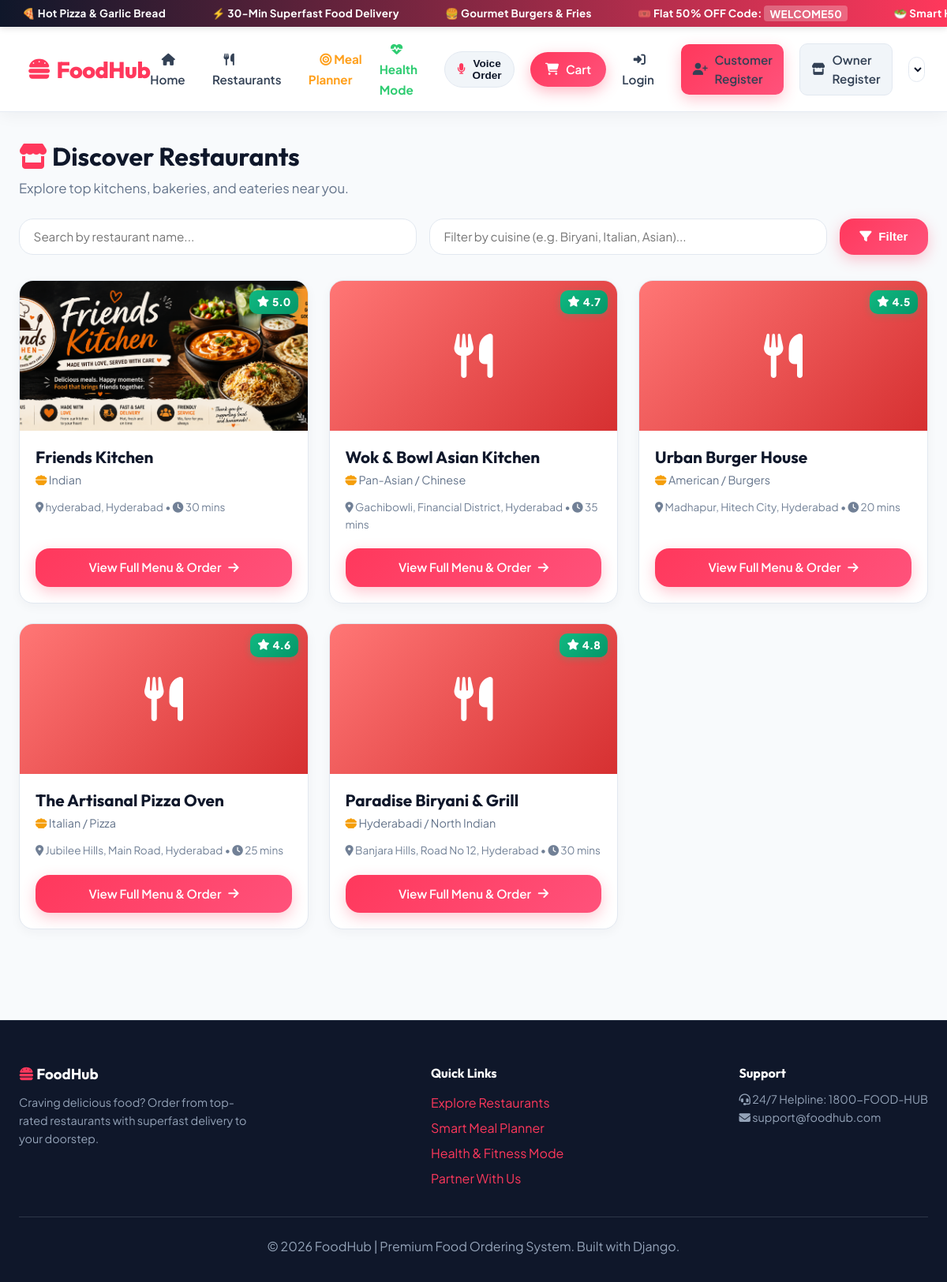
The page /restaurants/list/ on the database its author committed.
### restaurants/models.py (models this page shows, shortened)
class Restaurant(models.Model):
    STATUS_CHOICES = [
        ("Pending", "Pending"),
        ("Approved", "Approved"),
        ("Rejected", "Rejected"),
    ]
    owner = models.ForeignKey(
        settings.AUTH_USER_MODEL,
        on_delete=models.CASCADE,
        related_name="restaurants"
    )
    restaurant_name = models.CharField(max_length=150)
    description = models.TextField()
    phone = models.CharField(max_length=15)
    email = models.EmailField()
    address = models.TextField()
    city = models.CharField(max_length=100)
    state = models.CharField(max_length=100)
    pincode = models.CharField(max_length=10)
    cuisine = models.CharField(max_length=100)
    opening_time = models.TimeField()
    closing_time = models.TimeField()
    minimum_order = models.DecimalField(
        max_digits=8,
        decimal_places=2,
        default=0
    )
    delivery_time = models.PositiveIntegerField(
        help_text="Delivery time in minutes"
    )
    logo = models.ImageField(
        upload_to="restaurant/logo/",
        blank=True,
        null=True
    )
    cover_image = models.ImageField(
        upload_to="restaurant/cover/",
        blank=True,
        null=True
    )
    fssai_license = models.FileField(
        upload_to="restaurant/licenses/",
        blank=True,
        null=True
    )
    gst_number = models.CharField(
        max_length=30,
        blank=True
    )
    rating = models.DecimalField(
        max_digits=2,
        decimal_places=1,
        default=0
    )
    status = models.CharField(
        max_length=20,
        choices=STATUS_CHOICES,
        default="Pending"
    )
    created_at = models.DateTimeField(auto_now_add=True)

### restaurants/views.py (the view)
# urls.py: path("list/", views.restaurant_list, name="restaurant_list"),
def restaurant_list(request):
    restaurants = Restaurant.objects.all().order_by('-created_at')
    search = request.GET.get("search")
    if search:
        restaurants = restaurants.filter(restaurant_name__icontains=search)
    cuisine = request.GET.get("cuisine")
    if cuisine:
        restaurants = restaurants.filter(cuisine__icontains=cuisine)
    return render(
        request,
        "restaurants/restaurant_list.html",
        {
            "restaurants": restaurants,
            "search": search,
            "cuisine": cuisine,
        },
    )

### templates/restaurants/restaurant_list.html (shortened to what this page needs)
{% extends 'base.html' %}
{% block content %}
<div style="margin-bottom: 2rem;">
    <h1 style="margin-bottom: 0.5rem;"><i class="fa-solid fa-store" style="color: var(--primary-color);"></i> Discover Restaurants</h1>
    <p style="color: var(--text-muted); font-size: 1.05rem;">Explore top kitchens, bakeries, and eateries near you.</p>
    <form action="{% url 'restaurant_list' %}" method="GET" style="display: flex; gap: 1rem; margin-top: 1.5rem; flex-wrap: wrap;">
        <input type="text" name="search" class="form-control" placeholder="Search by restaurant name..." value="{{ search|default:'' }}" style="flex: 1; min-width: 250px;">
        <input type="text" name="cuisine" class="form-control" placeholder="Filter by cuisine (e.g. Biryani, Italian, Asian)..." value="{{ cuisine|default:'' }}" style="flex: 1; min-width: 250px;">
        <button type="submit" class="btn btn-primary"><i class="fa-solid fa-filter"></i> Filter</button>
    </form>
</div>
{% if restaurants %}
<div class="grid-3">
    {% for rest in restaurants %}
    <div class="card" style="display: flex; flex-direction: column; padding: 0; overflow: hidden;">
        <div style="height: 190px; background: #e2e8f0; position: relative;">
            {% if rest.cover_image %}
                <img src="{{ rest.cover_image.url }}" alt="{{ rest.restaurant_name }}" style="width: 100%; height: 100%; object-fit: cover;">
            {% else %}
                <div style="width: 100%; height: 100%; background: linear-gradient(135deg, #ff7675, #d63031); display: flex; align-items: center; justify-content: center; color: white; font-size: 3.5rem;">
                    <i class="fa-solid fa-utensils"></i>
                </div>
            {% endif %}
            <span class="rating-badge" style="position: absolute; top: 12px; right: 12px;">
                <i class="fa-solid fa-star"></i> {{ rest.rating }}
            </span>
        </div>
        <div style="padding: 1.25rem; flex: 1; display: flex; flex-direction: column; justify-content: space-between;">
            <div>
                <h3 style="font-size: 1.3rem; margin-bottom: 0.3rem;">{{ rest.restaurant_name }}</h3>
                <p style="color: var(--text-muted); font-size: 0.9rem; margin-bottom: 0.75rem;">
                    <i class="fa-solid fa-bowl-food" style="color: var(--secondary-color);"></i> {{ rest.cuisine }}
                </p>
                <p style="font-size: 0.85rem; color: #718096; margin-bottom: 1.25rem;">
                    <i class="fa-solid fa-location-dot"></i> {{ rest.address }}, {{ rest.city }} • <i class="fa-solid fa-clock"></i> {{ rest.delivery_time }} mins
                </p>
            </div>
            <a href="{% url 'restaurant_detail' rest.id %}" class="btn btn-primary btn-block">
                View Full Menu & Order <i class="fa-solid fa-arrow-right"></i>
            </a>
        </div>
    </div>
    {% endfor %}
</div>
{% endif %}
{% endblock %}

### templates/base.html (shortened to what this page needs)
{% load i18n static %}
<!DOCTYPE html>
<html lang="{{ LANGUAGE_CODE|default:'en' }}">
<head>
    <link rel="stylesheet" href="https://cdnjs.cloudflare.com/ajax/libs/font-awesome/6.5.2/css/all.min.css">
    <link rel="stylesheet" href="{% static 'css/style.css' %}">
</head>
<body>
<div class="top-animated-ticker">
    <div class="ticker-content">
        <span>🍕 Hot Pizza & Garlic Bread</span>
        <span>⚡ 30-Min Superfast Food Delivery</span>
        <span>🍔 Gourmet Burgers & Fries</span>
        <span>🎟️ Flat 50% OFF Code: <strong>WELCOME50</strong></span>
        <span>🥗 Smart Health & Fitness Mode</span>
    </div>
</div>
<nav class="navbar">
    <div class="logo">
        <a href="{% url 'home' %}">
            <i class="fa-solid fa-burger"></i> FoodHub
        </a>
    </div>
    <ul id="navMenu">
        {% if user.is_authenticated %}
            {% if user.role == 'restaurant' or user.role == 'owner' %}
                <li><a href="{% url 'restaurant_dashboard' %}"><i class="fa-solid fa-chart-line"></i> {% trans "Owner Dashboard" %}</a></li>
                <li><a href="{% url 'edit_restaurant' %}"><i class="fa-solid fa-store"></i> Manage Restaurant</a></li>
                <li><a href="{% url 'restaurant_menu' %}"><i class="fa-solid fa-bars-progress"></i> Manage Menu</a></li>
                <li><a href="{% url 'restaurant_orders' %}"><i class="fa-solid fa-clipboard-list"></i> Manage Orders</a></li>
                <li><a href="{% url 'restaurant_reviews' %}"><i class="fa-solid fa-sack-dollar"></i> Revenue & Reviews</a></li>
            {% elif user.role == 'delivery' %}
                <li><a href="{% url 'delivery_dashboard' %}"><i class="fa-solid fa-motorcycle"></i> Deliveries</a></li>
            {% else %}
                <li><a href="{% url 'home' %}"><i class="fa-solid fa-house"></i> {% trans "Customer Home" %}</a></li>
                <li><a href="{% url 'restaurant_list' %}"><i class="fa-solid fa-utensils"></i> {% trans "Restaurants" %}</a></li>
                <li><a href="{% url 'meal_planner' %}" style="color: #ff9f1a; font-weight: 700;"><i class="fa-solid fa-bullseye"></i> {% trans "Meal Planner" %}</a></li>
                <li><a href="{% url 'healthy_menu' %}" style="color: #2ecc71; font-weight: 700;"><i class="fa-solid fa-heart-pulse"></i> {% trans "Health Mode" %}</a></li>
                <li>
                    <button onclick="startVoiceRecognition()" class="btn btn-secondary btn-sm" style="border-radius: var(--radius-full); cursor: pointer; color: var(--dark-color);">
                        <i class="fa-solid fa-microphone" style="color: var(--primary-color);"></i> {% trans "Voice Order" %}
                    </button>
                </li>
                <li><a href="{% url 'cart_detail' %}" class="nav-cart-btn">
                    <i class="fa-solid fa-cart-shopping"></i> {% trans "Cart" %}
                    {% if cart_count > 0 %}<span class="cart-badge">{{ cart_count }}</span>{% endif %}
                </a></li>
                <li><a href="{% url 'customer_orders' %}"><i class="fa-solid fa-clock-rotate-left"></i> {% trans "Orders" %}</a></li>
            {% endif %}
            {% if user.is_superuser and user.role not in 'restaurant owner' %}
                <li><a href="{% url 'restaurant_dashboard' %}"><i class="fa-solid fa-user-shield"></i> Admin Dashboard</a></li>
            {% endif %}
            <li><a href="{% url 'profile' %}"><i class="fa-solid fa-user-gear"></i> {% trans "Profile" %}</a></li>
            <li><a href="{% url 'logout' %}" style="color: #e53e3e;"><i class="fa-solid fa-right-from-bracket"></i> {% trans "Logout" %}</a></li>
        {% else %}
            <li><a href="{% url 'home' %}"><i class="fa-solid fa-house"></i> {% trans "Home" %}</a></li>
            <li><a href="{% url 'restaurant_list' %}"><i class="fa-solid fa-utensils"></i> {% trans "Restaurants" %}</a></li>
            <li><a href="{% url 'meal_planner' %}" style="color: #ff9f1a; font-weight: 700;"><i class="fa-solid fa-bullseye"></i> {% trans "Meal Planner" %}</a></li>
            <li><a href="{% url 'healthy_menu' %}" style="color: #2ecc71; font-weight: 700;"><i class="fa-solid fa-heart-pulse"></i> {% trans "Health Mode" %}</a></li>
            <li>
                <button onclick="startVoiceRecognition()" class="btn btn-secondary btn-sm" style="border-radius: var(--radius-full); cursor: pointer; color: var(--dark-color);">
                    <i class="fa-solid fa-microphone" style="color: var(--primary-color);"></i> {% trans "Voice Order" %}
                </button>
            </li>
            <li><a href="{% url 'cart_detail' %}" class="nav-cart-btn">
                <i class="fa-solid fa-cart-shopping"></i> {% trans "Cart" %}
            </a></li>
            <li><a href="{% url 'login' %}"><i class="fa-solid fa-right-to-bracket"></i> {% trans "Login" %}</a></li>
            <li><a href="{% url 'register' %}" class="btn btn-primary btn-sm"><i class="fa-solid fa-user-plus"></i> {% trans "Customer Register" %}</a></li>
            <li><a href="{% url 'owner_register' %}" class="btn btn-secondary btn-sm"><i class="fa-solid fa-store"></i> {% trans "Owner Register" %}</a></li>
        {% endif %}
        <li>
            <form action="{% url 'set_language' %}" method="post" style="display: inline-block;">
                <select name="language" onchange="this.form.submit()" class="form-control" style="padding: 0.35rem 0.6rem; font-size: 0.82rem; font-weight: 700; border-radius: var(--radius-full); background: #ffffff; color: var(--dark-color); border: 1.5px solid var(--border-color); cursor: pointer;">
                    <option value="en" {% if LANGUAGE_CODE == 'en' or LANGUAGE_CODE == 'en-us' %}selected{% endif %}>🌐 English</option>
                </select>
            </form>
        </li>
    </ul>
</nav>
<div class="container">
    {% block content %}
    {% endblock %}
</div>
<footer>
    <div style="max-width: 1240px; margin: 0 auto; display: flex; justify-content: space-between; flex-wrap: wrap; gap: 2rem; text-align: left; margin-bottom: 2rem;">
        <div>
            <h3 style="color:#ffffff; margin-bottom:0.75rem;"><i class="fa-solid fa-burger" style="color:var(--primary-color);"></i> FoodHub</h3>
            <p style="font-size:0.9rem; max-width:300px; color:#94a3b8;">Craving delicious food? Order from top-rated restaurants with superfast delivery to your doorstep.</p>
        </div>
        <div>
            <h4 style="color:#ffffff; margin-bottom:0.75rem;">Quick Links</h4>
            <ul style="list-style:none; line-height:2;">
                <li><a href="{% url 'restaurant_list' %}">Explore Restaurants</a></li>
                <li><a href="{% url 'meal_planner' %}">Smart Meal Planner</a></li>
                <li><a href="{% url 'healthy_menu' %}">Health & Fitness Mode</a></li>
                <li><a href="{% url 'owner_register' %}">Partner With Us</a></li>
            </ul>
        </div>
        <div>
            <h4 style="color:#ffffff; margin-bottom:0.75rem;">Support</h4>
            <p style="font-size:0.9rem; color:#94a3b8;"><i class="fa-solid fa-headset"></i> 24/7 Helpline: 1800-FOOD-HUB</p>
            <p style="font-size:0.9rem; color:#94a3b8;"><i class="fa-solid fa-envelope"></i> support@foodhub.com</p>
        </div>
    </div>
    <hr style="border: 0; border-top: 1px solid #2d3748; margin-bottom: 1.5rem;">
    <p>© 2026 FoodHub | Premium Food Ordering System. Built with Django.</p>
</footer>
</body>
</html>

### rows shown on the page
Restaurant: cover_image (picture), rating "5.0", restaurant_name "Friends Kitchen", cuisine "Indian", address "hyderabad", city "Hyderabad", delivery_time "30"
Restaurant: rating "4.7", restaurant_name "Wok & Bowl Asian Kitchen", cuisine "Pan-Asian / Chinese", address "Gachibowli, Financial District", city "Hyderabad", delivery_time "35"
Restaurant: rating "4.5", restaurant_name "Urban Burger House", cuisine "American / Burgers", address "Madhapur, Hitech City", city "Hyderabad", delivery_time "20"
Restaurant: rating "4.6", restaurant_name "The Artisanal Pizza Oven", cuisine "Italian / Pizza", address "Jubilee Hills, Main Road", city "Hyderabad", delivery_time "25"
Restaurant: rating "4.8", restaurant_name "Paradise Biryani & Grill", cuisine "Hyderabadi / North Indian", address "Banjara Hills, Road No 12", city "Hyderabad", delivery_time "30"
